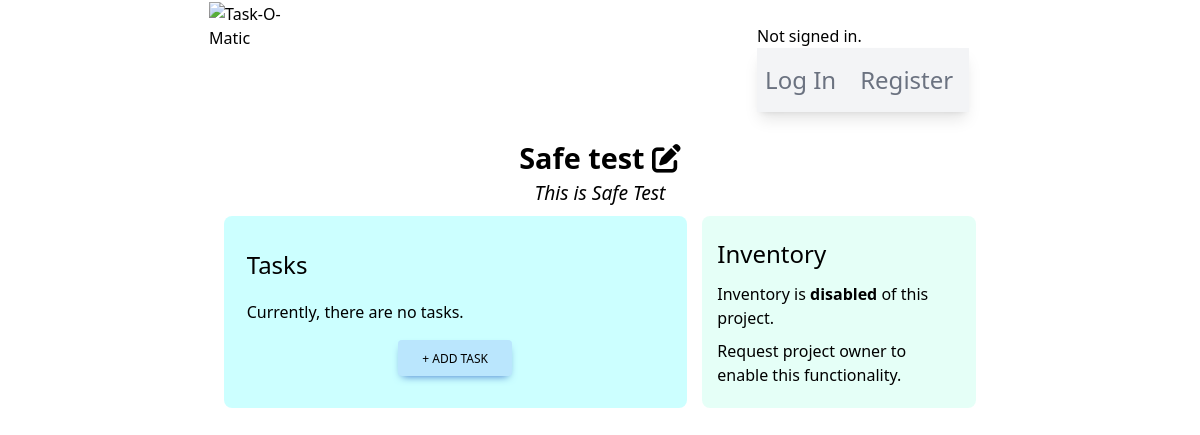
The app's page /project/9/, older data.
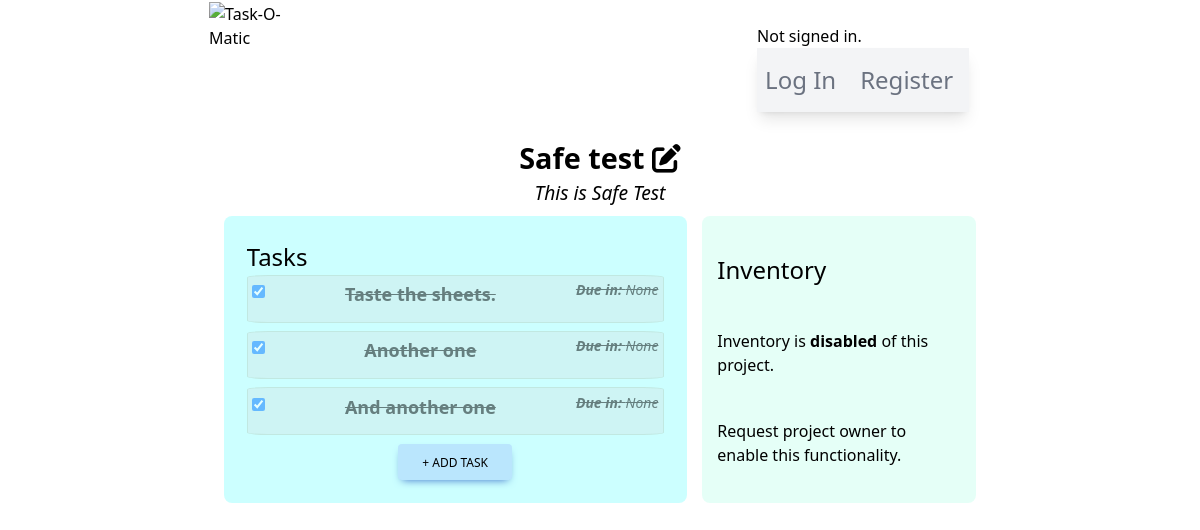
The same page, newer data.
### taskomatic/models.py (models this page shows, shortened)
class Project(models.Model):
    user = models.ForeignKey(User, on_delete=models.CASCADE)
    owner = models.CharField(max_length=80)
    projectName = models.CharField(max_length=160)
    projectDescription = models.CharField(max_length=350)
    hasDeadline = models.BooleanField(default=False)
    hasInventory = models.BooleanField(default=False)
    hasTasks = models.BooleanField(default=False)
    creationDate = models.DateField(null=True, blank=True)
    deadlineDate = models.DateField(null=True, blank=True)

class Tasks(models.Model):
    PRIORITY_LEVELS = [tuple([x,x]) for x in range(1,11)]
    projectId = models.ForeignKey(Project, on_delete=models.CASCADE)
    taskCreator = models.CharField(max_length=80)
    taskName = models.CharField(max_length=160)
    taskDescription = models.CharField(max_length=350)
    taskCompletion = models.BooleanField(default=False)
    taskDeadline = models.DateField(null=True, blank=True)
    taskImportance = models.PositiveIntegerField(default=PRIORITY_LEVELS[0], choices=PRIORITY_LEVELS, validators=[MinValueValidator(1), MaxValueValidator(10)])
    taskLimitAlert = models.DateField(null=True, blank=True)
    taskCreationDate = models.DateField(null=True, blank=True)

### taskomatic/views.py (the view)
# urls.py: path("project/<str:pk>/", views.project_view, name="projectPage"),
def project_view(request, pk):
    project = Project.objects.filter(id=pk)
    tasks = Tasks.objects.filter(projectId = pk)
    inventory = Inventory.objects.filter(projectId = pk)
    taskForms = []
    for task in tasks:
        taskFormInstance = CompletionTaskForm(instance=task, task_id=task.id)
        taskForms.append(taskFormInstance)
    return render(request, "taskomatic/projectPage.html", {
        'project': project,
        'tasks': tasks,
        'inventory': inventory,
        'taskForm': TaskForm(),
        'taskForms': taskForms,
        'inventoryForm': InventoryForm()
    })

### taskomatic/forms.py
class TaskForm(ModelForm):
    class Meta:
        model = Tasks
        fields = "__all__"
        widgets = {
            "projectId": HiddenInput(),
            "taskCreator": HiddenInput(),
            "taskName": TextInput(attrs={
            'class': "max-w-lg rounded border px-3 py-[0.32rem] mb-1 ml-2",
            'id': 'addTaskModalFormTitle',
            'placeholder': "Project Title"
            }),
            "taskDescription": Textarea(attrs={
            'class': 'rounded border px-3 py-[0.32rem] m-2',
            'id': 'addTaskModalFormDescription',
            'rows': "6",
            'placeholder': "Task details"
            }),
            'taskDeadline': DateInput(attrs=dict(type='date')),
            'taskLimitAlert': DateInput(attrs=dict(type='date')),
        }

class InventoryForm(ModelForm):
    class Meta:
        model = Inventory
        fields = "__all__"
        widgets = {
            "projectId": HiddenInput(),
            "itemName": TextInput(attrs={
            'class': "max-w-lg rounded border px-3 py-[0.32rem] mb-1 ml-2",
            'id': 'addInventoryModalFormTitle',
            'placeholder': "Item Name"
            }),
            "itemDescription": Textarea(attrs={
            'class': 'rounded border px-3 py-[0.32rem] m-2',
            'id': 'addInventoryModalFormDescription',
            'rows': "6",
            'placeholder': "Item Notes"
            }),
            'itemQty': NumberInput(attrs={
                'class': "border",
                'placeholder': "Amount"
            }),
            'itemLimitAlert': NumberInput(attrs={
                'class': "border mt-3",
                'placeholder': "Restock Limit"
            })
        }

### taskomatic/templates/taskomatic/projectPage.html (shortened to what this page needs)
{% extends "./layout.html" %}
{% load static %}
{% block body %}
<div id="projectPageMainContainer">
    {% for item in project %}
    <h2>
        {{ item.projectName }}
        <form style="display: inline-block;" method="POST" action="{% url 'editProject' %}" name="editForm">
            <i id="editIcon" class="fa-solid fa-pen-to-square cursor-pointer"></i>
        </form>
    </h2>
    <p class="descriptiveParagraph">{{ item.projectDescription }}</p>
    <div id="tasksAndInventorySection">
        <span id="tasksContainer">
            <h3>Tasks</h3>
            {% if item.hasTasks %}
                {% if tasks %}
                    {% for task in tasks %}
            <div class="taskInstancesContainer" id="taskInstancesContainer{{ task.id }}">
                <form method="POST" action="{% url 'handleTasks' 'complete' %}" name="completeTaskForm{{ task.id }}" id="{{ task.id }}">
                    {% for form in taskForms %}
                        {% if form.instance.id == task.id %}
                            {{ form.taskCompletion }}
                        {% endif %}
                    {% endfor %}
                </form>
                <span class="inline-block font-bold text-lg">{{ task.taskName }}</span>
                <span class="inline-block font-medium italic text-sm"><b>Due in:</b> {{ task.taskDeadline }}</span>
            </div>
                    {% endfor %}
            <button type="button" class="addTaskButton inline-block rounded bg-sky-200 px-6 pb-2 pt-2.5 text-xs font-medium uppercase leading-normal
            text-black shadow-[0_4px_9px_-4px_#3b71ca] transition duration-150 ease-in-out hover:bg-sky-300 max-w-s self-center">
                + Add Task
            </button>
                {% else %}
            <p>Currently, there are no tasks.</p>
            <button type="button" class="addTaskButton inline-block rounded bg-sky-200 px-6 pb-2 pt-2.5 text-xs font-medium uppercase leading-normal
            text-black shadow-[0_4px_9px_-4px_#3b71ca] transition duration-150 ease-in-out hover:bg-sky-300 max-w-s self-center">
                + Add Task
            </button>
                {% endif %}
            {% else %}
            <p>Tasks are <b>disabled</b> of this project.</p>
            <p>Request project owner to enable this functionality.</p>
            {% endif %}
        </span>
        <span id="inventoryContainer">
            <h3>Inventory</h3>
            {% if item.hasInventory %}
                {% if inventory %}
                    {% for inventoryItem in inventory %}
            <div class="inventoryInstancesContainer">
                <span class="inline-block font-bold">{{ inventoryItem.itemName }}</span>
                <span class="inline-block font-medium italic text-sm mr-2">{{inventoryItem.itemQty}} {{inventoryItem.get_itemUnit_display}}</span>
            </div>
                    {% endfor %}
            <button type="button" class="addInventoryButton inline-block rounded bg-sky-200 px-6 pb-2 pt-2.5 text-xs font-medium uppercase leading-normal
            text-black shadow-[0_4px_9px_-4px_#3b71ca] transition duration-150 ease-in-out hover:bg-sky-300 max-w-s self-center">
                + Add Inventory
            </button>
                {% else %}
            <p>Currently, there is no inventory.</p>
            <button type="button" class="addInventoryButton inline-block rounded bg-sky-200 px-6 pb-2 pt-2.5 text-xs font-medium uppercase leading-normal
            text-black shadow-[0_4px_9px_-4px_#3b71ca] transition duration-150 ease-in-out hover:bg-sky-300 max-w-s self-center">
                + Add Inventory
            </button>
                {% endif %}
            {% else %}
            <p>Inventory is <b>disabled</b> of this project.</p>
            <p>Request project owner to enable this functionality.</p>
            {% endif %}
        </span>
    </div>
    {% endfor %}
</div>
{% endblock %}

### taskomatic/templates/taskomatic/layout.html (shortened to what this page needs)
{% load static %}
<!DOCTYPE html>
<html lang="en">
<head>
    <link href="{% static 'taskomatic/styles.css' %}" rel="stylesheet">
    <link rel="stylesheet" href="https://cdnjs.cloudflare.com/ajax/libs/font-awesome/6.4.0/css/all.min.css"
/>
    <script src="https://cdn.tailwindcss.com"></script>
</head>
<body>
    <header>
        <a href="{% url 'index' %}"><img id="taskLogo" src="https://escrituras-eremitas.com/wp-content/uploads/2023/04/task-O-maticLogo.png" alt="Task-O-Matic"></a>
        <div class="navSection">
            <div>
                {% if user.is_authenticated %}
                    Signed in as <strong>{{ user.username }}</strong>.
                {% else %}
                    Not signed in.
                {% endif %}
            </div>
                <ul class="relative max-w-2xl flex flex-wrap items-center justify-between py-4 bg-gray-100 text-gray-500
                hover:text-gray-700 focus:text-gray-700 shadow-lg navbar navbar-expand-lg navbar-light">
                    {% if user.is_authenticated %}
                        <li class="nav-item pr-2">
                            <a class="nav-link text-2xl text-gray-500 hover:text-gray-700
                            focus:text-gray-700 p-2" href="{% url 'logout' %}">Log Out</a>
                        </li>
                        <li class="nav-item pr-2">
                            <a class="nav-link text-2xl text-gray-500 hover:text-gray-700
                            focus:text-gray-700 p-2" href="{% url 'newProject' %}">New Project</a>
                        </li>
                    {% else %}
                        <li class="nav-item pr-2">
                            <a class="nav-link text-2xl text-gray-500 hover:text-gray-700
                            focus:text-gray-700 p-2" href="{% url 'login' %}">Log In</a>
                        </li>
                        <li class="nav-item pr-2">
                            <a class="nav-link text-2xl text-gray-500 hover:text-gray-700
                            focus:text-gray-700 p-2" href="{% url 'register' %}">Register</a>
                        </li>
                    {% endif %}
                </ul>
            </div>
    </header>
    {% block body %}
    {% endblock %}
</body>
</html>

### taskomatic/static/taskomatic/styles.css (style rules this page uses)
html { font-size: 16px; }
* { margin: 0; padding: 0; box-sizing: border-box; }
h2 { font-size: 1.8rem !important; font-weight: 600 !important; }
h3 { font-size: 1.5rem !important; font-weight: 500 !important; }
header { display: flex; justify-content: space-around; }
#taskLogo { max-width: 30rem; margin: 2%; }
.navSection { max-width: 20rem; margin: 2%; }
#projectPageMainContainer { display: flex; flex-direction: column; align-items: center; width: 80%; margin: 0 auto; }
.descriptiveParagraph { font-size: 1.2rem; font-style: italic; }
#tasksAndInventorySection { display: flex; justify-content: space-between; width: 80%; }
#tasksContainer { display: flex; flex-direction: column; justify-content: space-around; background-color: rgba(0, 255, 255, 0.2); border-radius: 0.5rem; min-height: 12rem; min-width: 14rem; width: 90%; margin: 1%; padding: 3%; }
#inventoryContainer { display: flex; flex-direction: column; justify-content: space-around; background-color: rgba(127, 255, 212, 0.2); border-radius: 0.5rem; min-height: 12rem; min-width: 16rem; margin: 1%; padding: 2%; }
.taskInstancesContainer { display: flex; justify-content: space-between; min-height: 3rem; border: 1px solid rgba(127, 155, 112, 0.3); border-radius: 5%; padding: 1%; margin-bottom: 2%; }
.taskCompleted { text-decoration: line-through; opacity: 0.5; background-color: rgba(211, 211, 211, 0.5); }

Row changes from the older to the newer data that the page shows:
shown differently, row unchanged: Project "Safe test": no longer shows "Currently, there are no tasks."
added Tasks: taskCompletion "☑", taskName "Taste the sheets.", taskDeadline "None"
added Tasks: taskCompletion "☑", taskName "Another one", taskDeadline "None"
added Tasks: taskCompletion "☑", taskName "And another one", taskDeadline "None"
